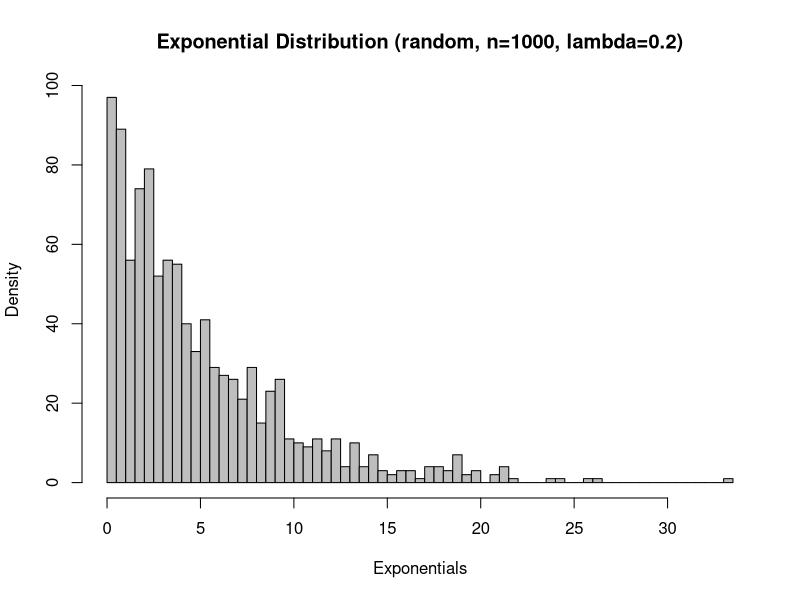
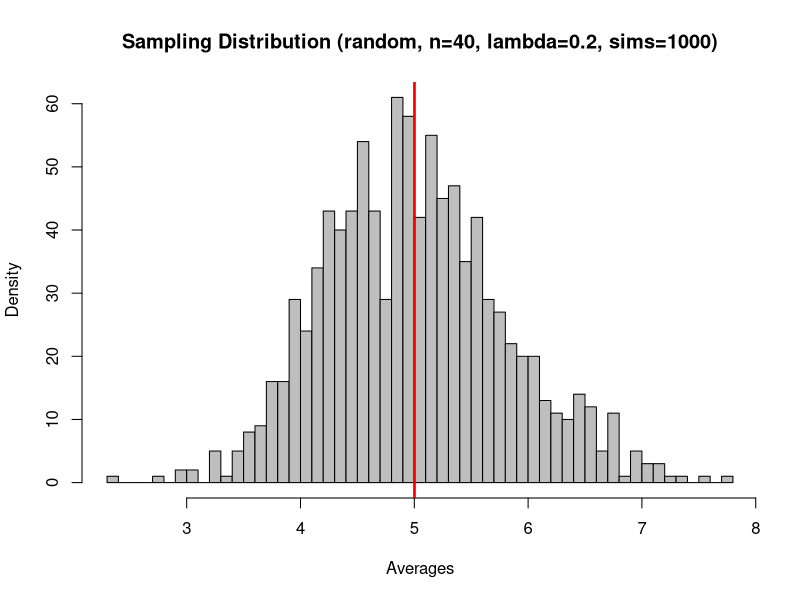
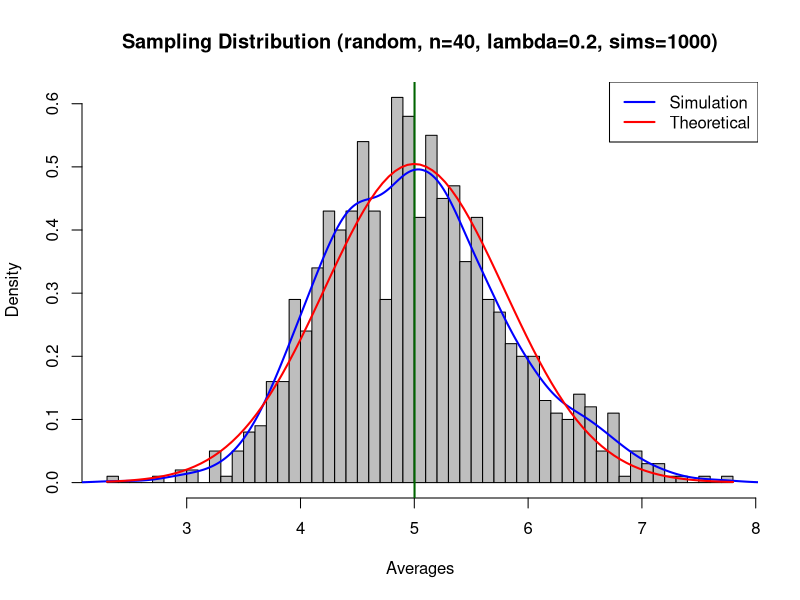

The R script that drew these images, in order:
## ---- chunk 1
knitr::opts_chunk$set(echo = TRUE)
## ---- chunk 2
# Set a seed for reproducibility of data
set.seed(8888)

# Rate parameter
lambda <- 0.2

# Draw 1000 random exponentials
exp <- rexp(1000, rate = lambda)

# Plot the data
hist(exp, breaks=50, col="gray", xlab="Exponentials", ylab="Density",
     main="Exponential Distribution (random, n=1000, lambda=0.2)")
## ---- chunk 3
avgs = NULL
for (i in 1 : 1000) {
    avgs = c(avgs, mean(rexp(40, rate = lambda)))
}
## ---- chunk 4
sampleMean <- round(mean(avgs), 3)
theoreticalMean <- 1/lambda
## ---- chunk 5
# Plot the sampling distribution, sample and theoretical means
hist(avgs, freq=T, breaks=50, col="gray", xlab="Averages", ylab="Density",
     main="Sampling Distribution (random, n=40, lambda=0.2, sims=1000)")
abline(v=sampleMean, col='blue', lwd=2)
abline(v=theoreticalMean, col='red', lwd=2)
## ---- chunk 6
sampleVar <- round(var(avgs), 3)
theoreticalVar <- (1/lambda)^2/40
## ---- chunk 7
# Plot the data
hist(avgs, prob=T, breaks=50, col="gray", xlab="Averages", ylab="Density",
     main="Sampling Distribution (random, n=40, lambda=0.2, sims=1000)")
abline(v=sampleMean, col='dark green', lwd=2)
# Curve for sampling distribution
lines(density(avgs), col="blue", lwd=2)
# Curve for normal distribution with mean & sd 1/lambda
curve(dnorm(x, mean=theoreticalMean, sd=sqrt(theoreticalVar)), add=TRUE, col="red", lwd=2)
# Legend
legend('topright', c("Simulation", "Theoretical"),
       col=c("blue", "red"), lty=c(1,1), lwd=c(2,2))
